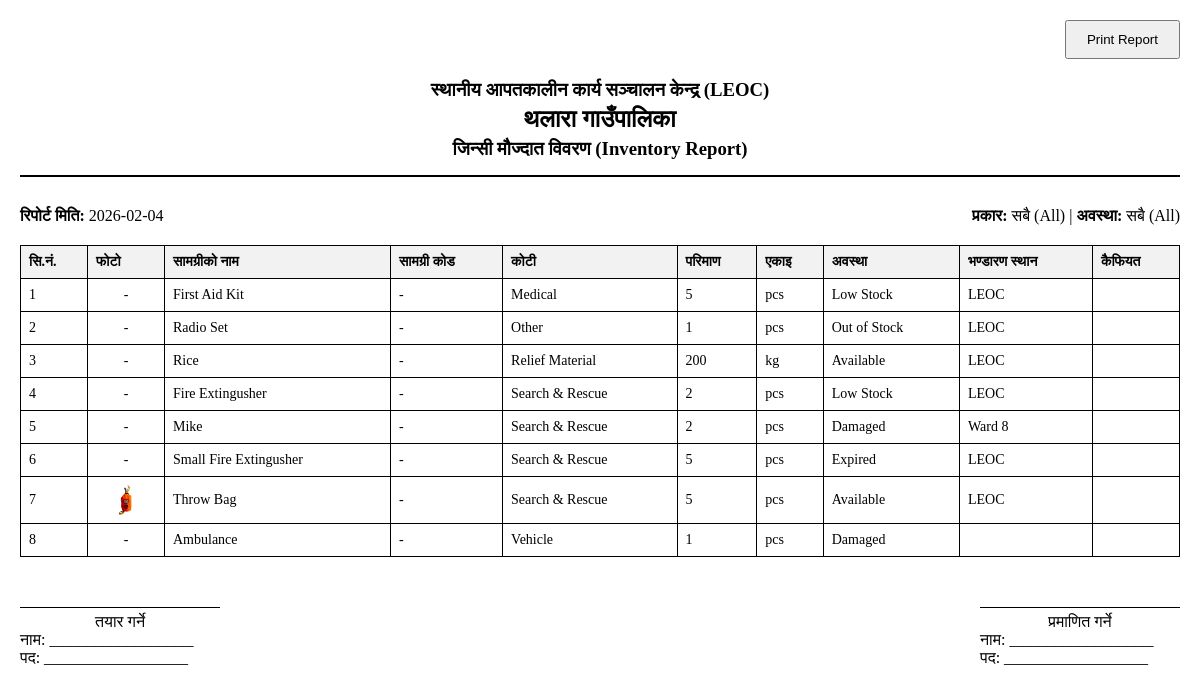
Before: /inventory/report with the older database file.
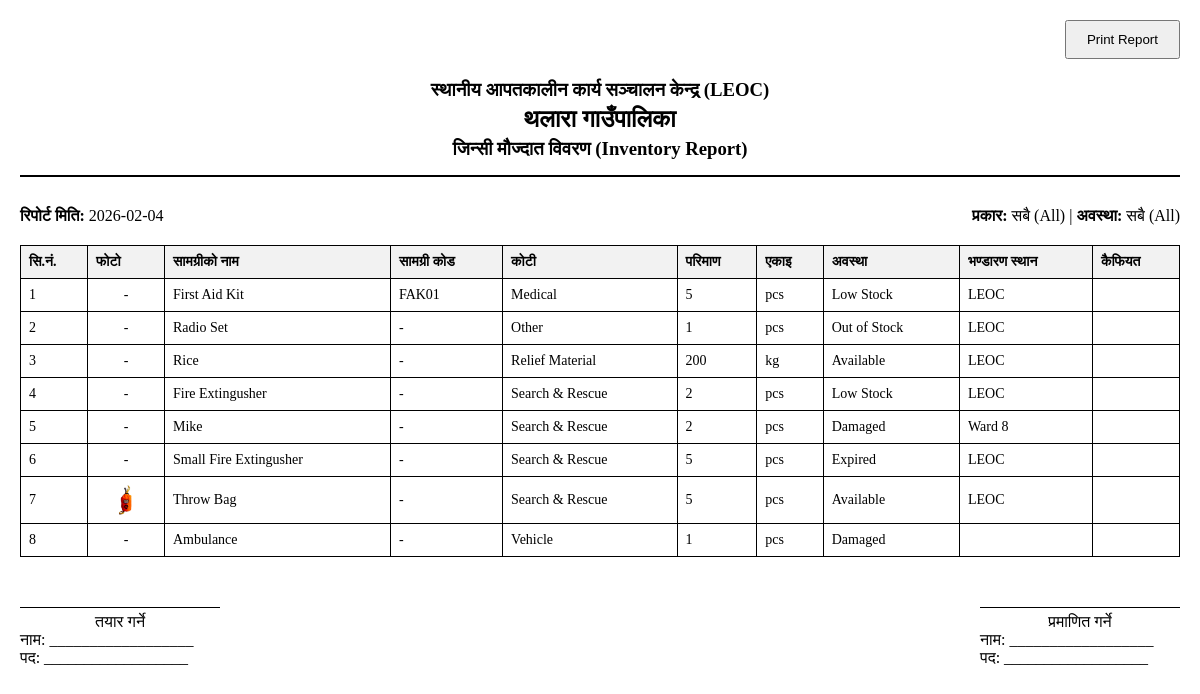
After: the same page with the newer database file.
### app.py (models this page shows, shortened)
class InventoryItem(db.Model):
    id = db.Column(db.Integer, primary_key=True)
    name = db.Column(db.String(200), nullable=False, index=True)
    item_code = db.Column(db.String(50), unique=True, index=True) # Unique identifier/Label
    category = db.Column(db.String(100), nullable=False, index=True) # Relief Material, Medical, Search & Rescue, Logistics, Vehicle, Other
    quantity = db.Column(db.Integer, nullable=False, default=0)
    unit = db.Column(db.String(50), nullable=False) # kg, pcs, box, set, liter, meter, etc.
    source = db.Column(db.String(100)) # Purchase, Donation, Provincial Govt, Federal Govt, NGO/INGO
    status = db.Column(db.String(50), default='Available', index=True) # Available, Low Stock, Out of Stock, Damaged, Expired
    expiry_date = db.Column(db.Date)
    warehouse_location = db.Column(db.String(200))
    remarks = db.Column(db.Text)
    image_filename = db.Column(db.String(255))
    is_locked = db.Column(db.Boolean, default=False, index=True)
    created_at = db.Column(db.DateTime, default=datetime.utcnow, index=True)
    updated_at = db.Column(db.DateTime, default=datetime.utcnow, onupdate=datetime.utcnow, index=True)

### app.py (the view)
@app.route('/inventory/report')
def inventory_report_print():
    category = request.args.get('category')
    status = request.args.get('status')
    query = InventoryItem.query
    if category:
        query = query.filter(InventoryItem.category == category)
    if status:
        query = query.filter(InventoryItem.status == status)
    items = query.order_by(InventoryItem.category, InventoryItem.name).all()
    return render_template('inventory_report.html', items=items, now=datetime.now())

### templates/inventory_report.html (shortened to what this page needs)
<!DOCTYPE html>
<html lang="ne">
<head>
</head>
<body>
    <div class="no-print" style="text-align: right; margin-bottom: 20px;">
        <button onclick="window.print()" style="padding: 10px 20px; cursor: pointer;">Print Report</button>
    </div>
    <div class="header">
        <h3>स्थानीय आपतकालीन कार्य सञ्चालन केन्द्र (LEOC)</h3>
        <h2>थलारा गाउँपालिका</h2>
        <h3>जिन्सी मौज्दात विवरण (Inventory Report)</h3>
    </div>
    <div class="meta-info">
        <span><strong>रिपोर्ट मिति:</strong> {{ now.strftime('%Y-%m-%d') }}</span>
        <span>
            <strong>प्रकार:</strong>
            {% if request.args.get('category') %} {{ request.args.get('category') }} {% else %} सबै (All) {% endif %}
            |
            <strong>अवस्था:</strong>
            {% if request.args.get('status') %} {{ request.args.get('status') }} {% else %} सबै (All) {% endif %}
        </span>
    </div>
    <table>
        <thead>
            <tr>
                <th style="width: 50px;">सि.नं.</th>
                <th style="width: 60px;">फोटो</th>
                <th>सामग्रीको नाम</th>
                <th>सामग्री कोड</th>
                <th>कोटी</th>
                <th>परिमाण</th>
                <th>एकाइ</th>
                <th>अवस्था</th>
                <th>भण्डारण स्थान</th>
                <th>कैफियत</th>
            </tr>
        </thead>
        <tbody>
            {% for item in items %}
            <tr>
                <td>{{ loop.index }}</td>
                <td style="text-align: center;">
                    {% if item.image_filename %}
                    <img src="{{ url_for('static', filename='uploads/' + item.image_filename) }}" class="report-thumb"
                        alt="img">
                    {% else %}
                    -
                    {% endif %}
                </td>
                <td>{{ item.name }}</td>
                <td>{{ item.item_code or '-' }}</td>
                <td>{{ item.category }}</td>
                <td>{{ item.quantity }}</td>
                <td>{{ item.unit }}</td>
                <td>{{ item.status }}</td>
                <td>{{ item.warehouse_location or '' }}</td>
                <td>{{ item.remarks or '' }}</td>
            </tr>
            {% else %}
            <tr>
                <td colspan="10" style="text-align: center;">कुनै तथ्याङ्क भेटिएन</td>
            </tr>
            {% endfor %}
        </tbody>
    </table>
    <div class="footer">
        <div>
            <div class="signature-line">तयार गर्ने</div>
            <div>नाम: __________________</div>
            <div>पद: __________________</div>
        </div>
        <div>
            <div class="signature-line">प्रमाणित गर्ने</div>
            <div>नाम: __________________</div>
            <div>पद: __________________</div>
        </div>
    </div>
</body>
</html>

### templates/inventory_report.html (style rules this page uses)
body { font-family: 'Times New Roman', serif; margin: 0; padding: 20px; }
.header { text-align: center; margin-bottom: 30px; border-bottom: 2px solid #000; padding-bottom: 10px; }
.header h2, .header h3 { margin: 5px 0; }
.meta-info { display: flex; justify-content: space-between; margin-bottom: 20px; }
table { width: 100%; border-collapse: collapse; margin-bottom: 20px; }
th, td { border: 1px solid #000; padding: 8px; text-align: left; font-size: 14px; }
th { background-color: #f2f2f2; }
.footer { margin-top: 50px; display: flex; justify-content: space-between; }
.signature-line { width: 200px; border-top: 1px solid #000; text-align: center; padding-top: 5px; }
.report-thumb { width: 30px; height: 30px; object-fit: cover; vertical-align: middle; }

Changed rows visible on the page:
changed InventoryItem "First Aid Kit": item_code "-" → "FAK01"
